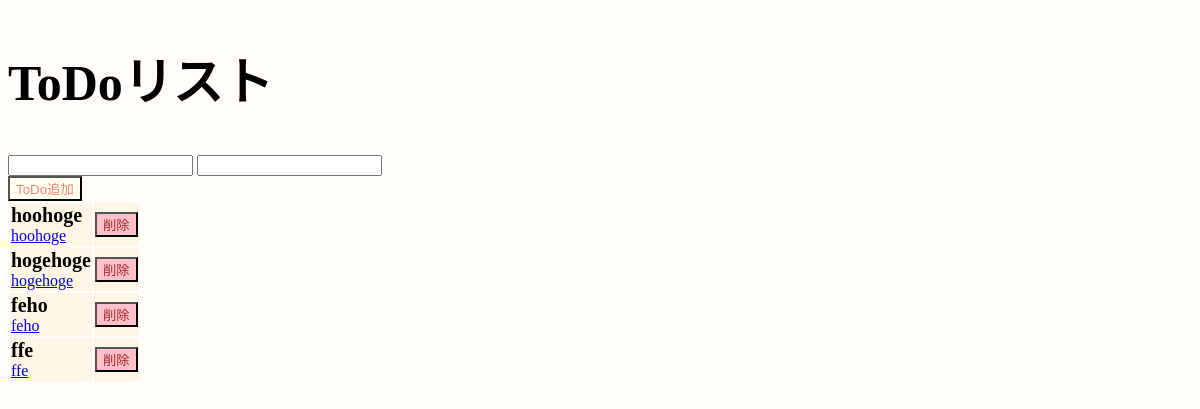
The page /todo/ on the database as committed earlier.
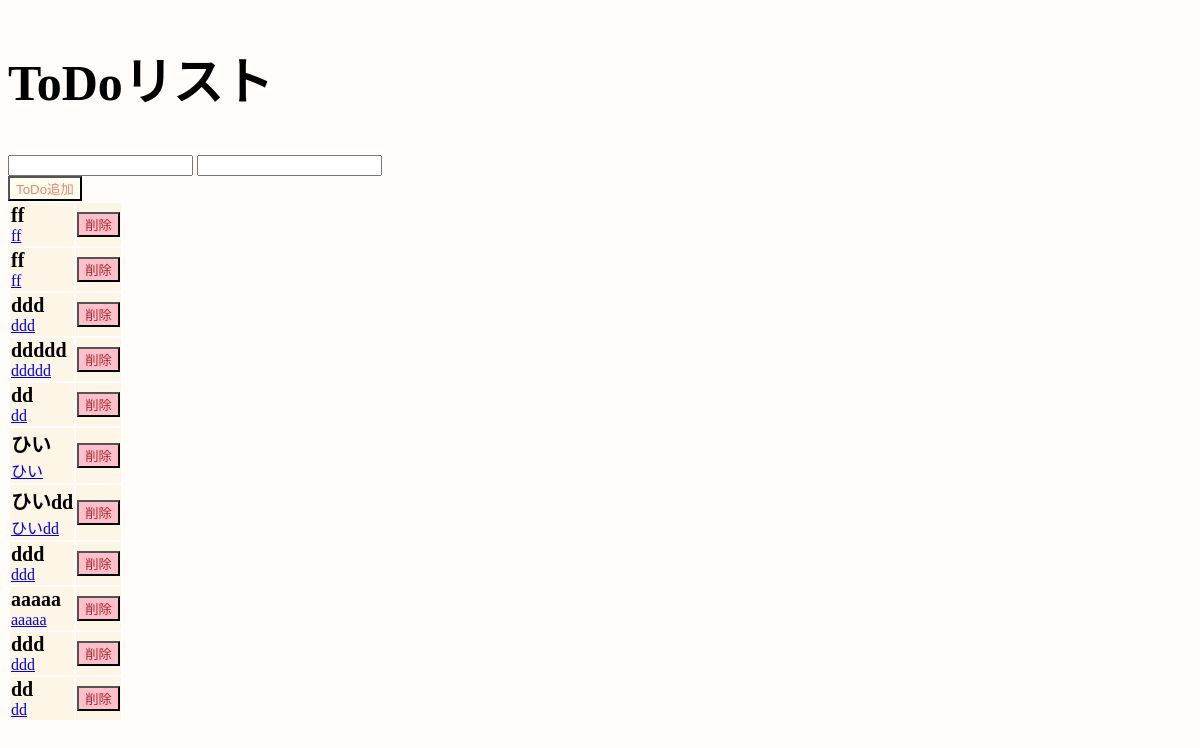
The same page on the database as committed later.
### todo/models.py (models this page shows)
class Post(models.Model):
    message = models.CharField(
        max_length=100,
        verbose_name="タスク",
    )
    link = models.CharField(
        max_length=100,
        verbose_name="リンク",
    )
    created_date = models.DateTimeField(
        auto_now_add=True,
        verbose_name="登録日時",
        )

### todo/views.py (the view)
# urls.py: path('', views.IndexView.as_view(), name='index'),
def index(req):
    posts = Post.objects.all()
    form = PostForm()
    context = {'posts': posts, 'form': form, }
    return render(req, 'todo/index.html', context)

### todo/forms.py
class PostForm(forms.ModelForm):
    class Meta:
        model = Post
        fields = ('message', 'link')

### todo/templates/todo/index.html (shortened to what this page needs)
{% load static %}
<!DOCTYPE html>
<html>
    <head>
            <link rel="stylesheet" href="https://unpkg.com/karma-css@latest/dist/karma.min.css">
            <link rel="stylesheet"
            href="{% static 'css/todo.css' %}" >
    </head>
    <body>
        <div class="container">
            <h2>ToDoリスト</h2>
            <form action="{% url 'add' %}" method="post">
                <div class="text">
                        {{ form.message }}
                        {{ form.link }}
                </div>
                <div class="form-group">
                    <button type="submit" class="button">
                        ToDo追加
                    </button>
                </div>
            </form>
            <table class="todo list table">
                <tbody>
                    {% for post in posts %}
                        <tr>
                            <td>
                                <div class="message">{{ post.message }}</div>
                                <a href={{post.link}}>{{ post.message }}</a>
                            </td>
                            <td>
                                <form action="{% url 'delete' post.id %}" method="post">
                                    <button class="button del">削除</button>
                                </form>
                            </td>
                        </tr>
                    {% endfor %}
                </tbody>
            </table>
        </div>
    </body>
</html>

### todo/templates/todo/static/css/todo.css (style rules this page uses)
h2 { font-size: 50px; color: #000000; font-weight: 800; font-family: Impact; }
body { background: #fffcf9; }
td { border-top-width: 3px; border-top-color: #ffe0c1; background: #fdf5e6; }
.message { font-size: 20px; font-weight: 600; }
.button { color: #fa8072; background: #fffff0; }
.del { color: #a52a2a; background: #ffc0cb; }

Rows that differ between the two databases and show on the page:
removed Post: message "hoohoge"
removed Post: message "hogehoge"
removed Post: message "feho"
removed Post: message "ffe"
added Post: message "ff"
added Post: message "ff"
added Post: message "ddd"
added Post: message "ddddd"
added Post: message "dd"
added Post: message "ひい"
added Post: message "ひいdd"
added Post: message "ddd"
added Post: message "aaaaa"
added Post: message "ddd"
added Post: message "dd"
